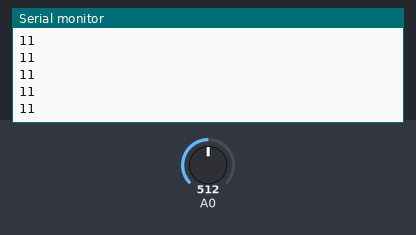
A sketch run on a simulated Arduino Uno, built with avr-gcc and run on an emulated ATmega328P. Parts: the last lines printed to the serial monitor. The test bench sets the inputs (shaded band); at power-on: A0 = 512.

Above: at 1.2 s.
1.3 s: A0 set to 716
At 1.43 s:
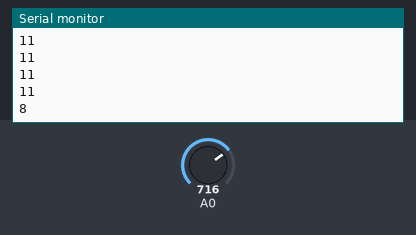
2.8 s: A0 set to 900
At 2.85 s:
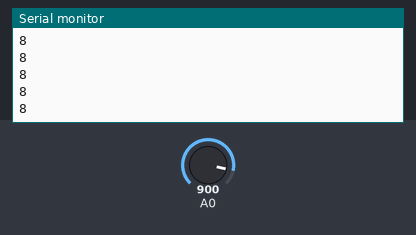
Timing chart, 0 to 5.8 s (numbered marks = the images above; inputs shaded):
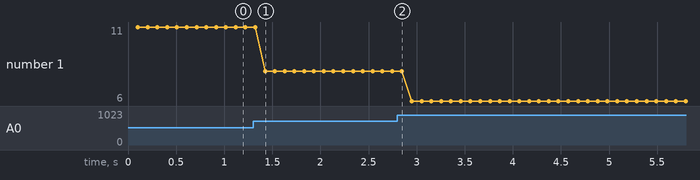

The sketch:

distanse_IK.ino
```cpp
int rast[10];
int i = 0;
int j = 0;
int k = 0;

void setup() {
  Serial.begin(9600);
  while (i < 10) { rast[i]; i++; }
}

void loop() {
  Serial.println(distanse());
}

int distanse() {
  i = 0;
  while (i < 10) {
    rast[i] = analogRead(A0);
    delay(10);
    i++;
  }
  i = 0;
  while (i < 10) {
    while (j < 10) {
      if (rast[j] > rast[j+1]) {
        k = rast[j];
        rast[j+1] = rast[j];
        rast[j] = k;
      }
      j++;
    }
    j = 0;
    i++;
  }
  return(32*pow((rast[(10-1)/2-1])*0.0048828125, -1.10));
}
```

Measured:
- after the input at 1.3 s, the serial monitor: prints a new line after 0.12 s (image 1)
- plotted number 1: 11 → 8 after the input at 1.3 s, 8 → 6 after the input at 2.8 s
